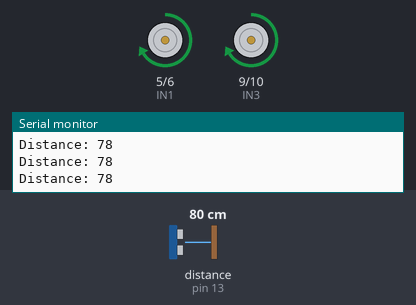
A sketch run on a simulated Arduino Uno, built with avr-gcc and run on an emulated ATmega328P. Parts: motor-driver pin pairs drawn as motors (green arrow = first pin HIGH = forward, orange = second pin HIGH = backward, longer = more drive, scaled by the enable pin), the last lines printed to the serial monitor. Wiring (inferred from the names in the program): ultrasonic range finder: trigger pin 12; echo pin 13. The test bench sets the inputs (shaded band); at power-on: distance to the obstacle (sensor on pin 13) 80 cm. The echo pulse lasts 58.3 µs per cm.

Above: at 1.2 s.
1.3 s: distance to the obstacle (sensor on pin 13) set to 24 cm
2.8 s: distance to the obstacle (sensor on pin 13) set to 19 cm
At 4.1 s:
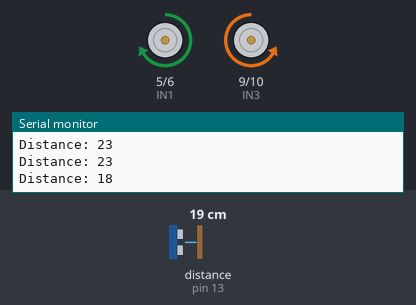
5.8 s: distance to the obstacle (sensor on pin 13) set to 120 cm
At 6.3 s:
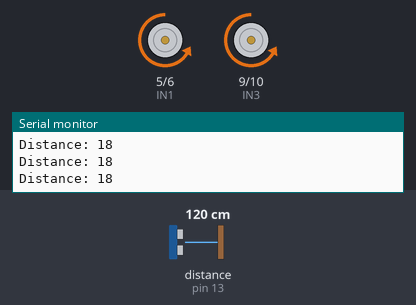
8.8 s: distance to the obstacle (sensor on pin 13) set to 2 cm
At 8.96 s:
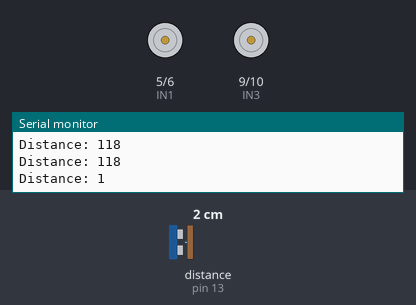
11.8 s: distance to the obstacle (sensor on pin 13) set to 60 cm
At 12.9 s:
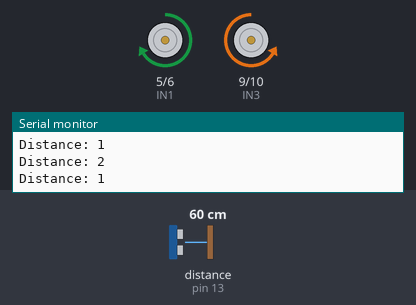
Timing chart, 0 to 14.8 s (numbered marks = the images above; inputs shaded):
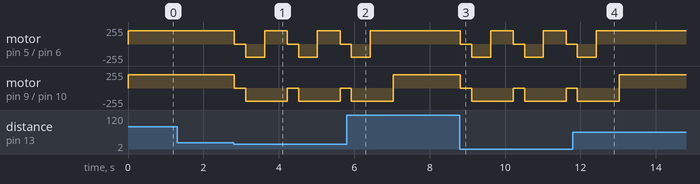

Measured:
- the behaviour switches between 22 and 21 cm on distance to the obstacle (sensor on pin 13) (found by bisection; images 0 and 1)
- after the input at 2.8 s, motor on pin 5 (IN1) / pin 6 (IN2): forward 200/255 → stopped at once, → backward 200/255 0.30 s later, → forward 200/255 0.50 s later, → stopped 0.60 s later, … (7 changes in this stretch); motor on pin 9 (IN3) / pin 10 (IN4): alternates backward 200/255 for 1.1 s and stopped for 0.30 s, starting at once
- after the input at 5.8 s, motor on pin 5 (IN1) / pin 6 (IN2): goes on until 6.4 s, then stays forward 200/255
- after the input at 8.8 s, motor on pin 5 (IN1) / pin 6 (IN2): forward 200/255 → stopped at once, → backward 200/255 0.30 s later, → forward 200/255 0.50 s later, → stopped 0.60 s later, … (7 changes in this stretch); motor on pin 9 (IN3) / pin 10 (IN4): alternates backward 200/255 for 1.1 s and stopped for 0.30 s, starting at once
- after the input at 11.8 s, motor on pin 5 (IN1) / pin 6 (IN2): goes on until 12.4 s, then stays forward 200/255

The sketch:

ObstacleAvoidenceCar.ino
```cpp
#define ENA 3
#define IN1 5
#define IN2 6
#define IN3 9
#define IN4 10
#define ENB 11

#define TRIG 12
#define ECHO 13

long duration;
int distance;

void setup() {
  pinMode(ENA, OUTPUT);
  pinMode(ENB, OUTPUT);
  pinMode(IN1, OUTPUT);
  pinMode(IN2, OUTPUT);
  pinMode(IN3, OUTPUT);
  pinMode(IN4, OUTPUT);

  pinMode(TRIG, OUTPUT);
  pinMode(ECHO, INPUT);

  // Enable motor speed (PWM full speed)
  analogWrite(ENA, 200);
  analogWrite(ENB, 200);

  Serial.begin(9600);
}

void loop() {
  // Measure distance
  digitalWrite(TRIG, LOW);
  delayMicroseconds(2);
  digitalWrite(TRIG, HIGH);
  delayMicroseconds(10);
  digitalWrite(TRIG, LOW);

  duration = pulseIn(ECHO, HIGH);
  distance = duration * 0.034 / 2; // Convert to cm

  Serial.print("Distance: ");
  Serial.println(distance);

  if (distance > 20) {
    moveForward();
  }
  else
  {
    stopCar();
    delay(300);
    moveBackward();
    delay(500);
    turnRight();
    delay(600);
  }
}

// Movement functions
void moveForward() {
  digitalWrite(IN1, HIGH);
  digitalWrite(IN2, LOW);
  digitalWrite(IN3, HIGH);
  digitalWrite(IN4, LOW);
}

void moveBackward() {
  digitalWrite(IN1, LOW);
  digitalWrite(IN2, HIGH);
  digitalWrite(IN3, LOW);
  digitalWrite(IN4, HIGH);
}

void turnRight() {
  digitalWrite(IN1, HIGH);
  digitalWrite(IN2, LOW);
  digitalWrite(IN3, LOW);
  digitalWrite(IN4, HIGH);
}

void turnLeft() {
  digitalWrite(IN1, LOW);
  digitalWrite(IN2, HIGH);
  digitalWrite(IN3, HIGH);
  digitalWrite(IN4, LOW);
}

void stopCar() {
  digitalWrite(IN1, LOW);
  digitalWrite(IN2, LOW);
  digitalWrite(IN3, LOW);
  digitalWrite(IN4, LOW);
}
```
